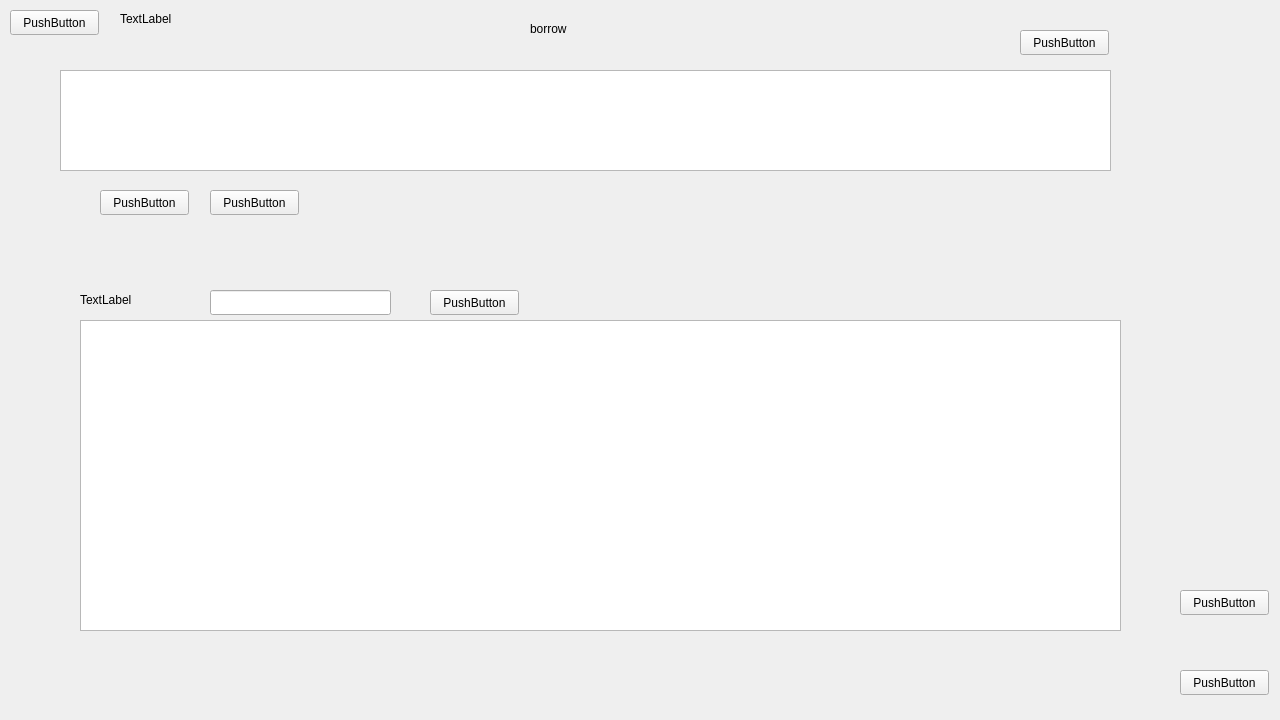
<?xml version="1.0" encoding="UTF-8"?>
<ui version="4.0">
 <class>userWidget</class>
 <widget class="QWidget" name="userWidget">
  <property name="geometry">
   <rect>
    <x>0</x>
    <y>0</y>
    <width>1280</width>
    <height>720</height>
   </rect>
  </property>
  <property name="windowTitle">
   <string>Form</string>
  </property>
  <widget class="QTableView" name="tableView">
   <property name="geometry">
    <rect>
     <x>60</x>
     <y>70</y>
     <width>1051</width>
     <height>101</height>
    </rect>
   </property>
   <property name="editTriggers">
    <set>QAbstractItemView::NoEditTriggers</set>
   </property>
   <property name="selectionBehavior">
    <enum>QAbstractItemView::SelectRows</enum>
   </property>
  </widget>
  <widget class="QLabel" name="label">
   <property name="geometry">
    <rect>
     <x>530</x>
     <y>20</y>
     <width>151</width>
     <height>17</height>
    </rect>
   </property>
   <property name="text">
    <string>borrow</string>
   </property>
  </widget>
  <widget class="QPushButton" name="pushButton_borrow">
   <property name="geometry">
    <rect>
     <x>100</x>
     <y>190</y>
     <width>89</width>
     <height>25</height>
    </rect>
   </property>
   <property name="text">
    <string>PushButton</string>
   </property>
  </widget>
  <widget class="QPushButton" name="pushButton_return">
   <property name="geometry">
    <rect>
     <x>210</x>
     <y>190</y>
     <width>89</width>
     <height>25</height>
    </rect>
   </property>
   <property name="text">
    <string>PushButton</string>
   </property>
  </widget>
  <widget class="QPushButton" name="pushButton_home">
   <property name="geometry">
    <rect>
     <x>10</x>
     <y>10</y>
     <width>89</width>
     <height>25</height>
    </rect>
   </property>
   <property name="text">
    <string>PushButton</string>
   </property>
  </widget>
  <widget class="QPushButton" name="pushButton_re">
   <property name="geometry">
    <rect>
     <x>1020</x>
     <y>30</y>
     <width>89</width>
     <height>25</height>
    </rect>
   </property>
   <property name="text">
    <string>PushButton</string>
   </property>
  </widget>
  <widget class="QWidget" name="borrowWidget" native="true">
   <property name="geometry">
    <rect>
     <x>-10</x>
     <y>270</y>
     <width>1161</width>
     <height>381</height>
    </rect>
   </property>
   <widget class="QLabel" name="label_bookName">
    <property name="geometry">
     <rect>
      <x>90</x>
      <y>20</y>
      <width>121</width>
      <height>20</height>
     </rect>
    </property>
    <property name="text">
     <string>TextLabel</string>
    </property>
   </widget>
   <widget class="QLineEdit" name="lineEdit_bookName">
    <property name="geometry">
     <rect>
      <x>220</x>
      <y>20</y>
      <width>181</width>
      <height>25</height>
     </rect>
    </property>
    <property name="text">
     <string/>
    </property>
   </widget>
   <widget class="QTableView" name="tableView_borrow">
    <property name="geometry">
     <rect>
      <x>90</x>
      <y>50</y>
      <width>1041</width>
      <height>311</height>
     </rect>
    </property>
    <property name="editTriggers">
     <set>QAbstractItemView::NoEditTriggers</set>
    </property>
    <property name="selectionMode">
     <enum>QAbstractItemView::SingleSelection</enum>
    </property>
    <property name="selectionBehavior">
     <enum>QAbstractItemView::SelectRows</enum>
    </property>
   </widget>
   <widget class="QPushButton" name="pushButton_search">
    <property name="geometry">
     <rect>
      <x>440</x>
      <y>20</y>
      <width>89</width>
      <height>25</height>
     </rect>
    </property>
    <property name="text">
     <string>PushButton</string>
    </property>
   </widget>
  </widget>
  <widget class="QPushButton" name="pushButton_delete">
   <property name="geometry">
    <rect>
     <x>1180</x>
     <y>670</y>
     <width>89</width>
     <height>25</height>
    </rect>
   </property>
   <property name="text">
    <string>PushButton</string>
   </property>
  </widget>
  <widget class="QLabel" name="label_name">
   <property name="geometry">
    <rect>
     <x>120</x>
     <y>10</y>
     <width>131</width>
     <height>17</height>
    </rect>
   </property>
   <property name="text">
    <string>TextLabel</string>
   </property>
  </widget>
  <widget class="QPushButton" name="pushButton_cPassWd">
   <property name="geometry">
    <rect>
     <x>1180</x>
     <y>590</y>
     <width>89</width>
     <height>25</height>
    </rect>
   </property>
   <property name="text">
    <string>PushButton</string>
   </property>
  </widget>
 </widget>
 <resources/>
 <connections/>
</ui>
